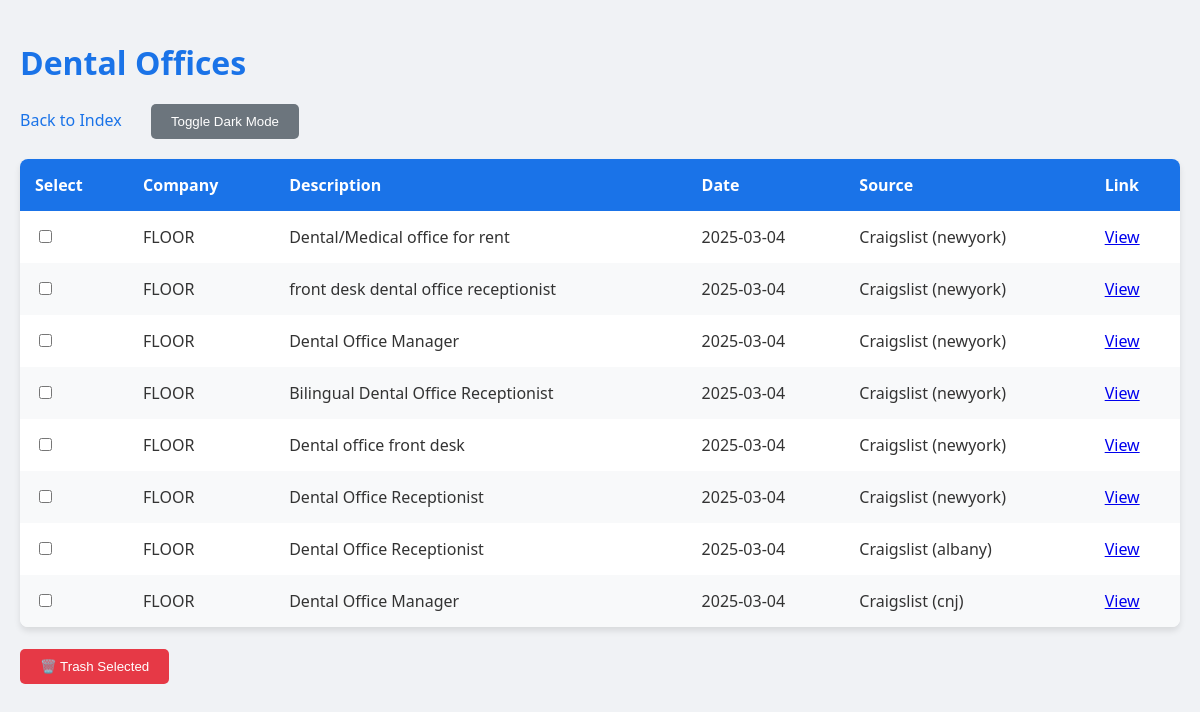
The app's page /dental-offices with its own data.
### tables this page shows
CREATE TABLE dental_offices (
            signal_id INTEGER PRIMARY KEY,
            company_id INTEGER,
            signal_type TEXT,
            description TEXT,
            date TEXT,
            url TEXT,
            source TEXT,
            contacted INTEGER DEFAULT 0,
            FOREIGN KEY (company_id) REFERENCES companies(company_id)
        );

### app.py (the view)
@app.route('/dental-offices')
def dental_offices_dashboard():
    conn = sqlite3.connect('data/abm_tool.db')
    c = conn.cursor()
    c.execute("SELECT DISTINCT i.signal_id, c.name, i.description, i.date, i.url, i.source, i.contacted FROM dental_offices i JOIN companies c ON i.company_id = c.company_id ORDER BY i.date DESC")
    signals = c.fetchall()
    conn.close()
    print(f"Dental offices fetched: {len(signals)}")  # Debug
    return render_template('dashboard.html', signals=signals, signal_type='DentalOffices', title='Dental Offices')

### templates/dashboard.html (shortened to what this page needs)
<!DOCTYPE html>
<html lang="en">
  <head>
  </head>
  <body>
    <div class="container">
      <h1>{{ title }}</h1>
      <div class="nav">
        <a href="/">Back to Index</a>
        <button class="btn dark-mode-toggle" onclick="toggleDarkMode()">
          Toggle Dark Mode
        </button>
      </div>
      <form method="POST" action="/delete">
        <table>
          <thead>
            <tr>
              <th>Select</th>
              <th>Company</th>
              <th>Description</th>
              <th>Date</th>
              <th>
                {% if signal_type == 'Craigslist' %}City{% else %}Source{% endif
                %}
              </th>
              <th>Link</th>
            </tr>
          </thead>
          <tbody>
            {% for signal in signals %}
            <tr>
              <td>
                <input
                  type="checkbox"
                  name="signal_ids"
                  value="{{ signal[0] }}"
                />
              </td>
              <td>{{ signal[1] }}</td>
              <td class="description">{{ signal[2] }}</td>
              <td>{{ signal[3] }}</td>
              <td>{{ signal[5] }}</td>
              <td><a href="{{ signal[4] }}" target="_blank">View</a></td>
            </tr>
            {% endfor %}
          </tbody>
        </table>
        <br />
        <button type="submit" class="btn trash-btn">🗑️ Trash Selected</button>
      </form>
    </div>
  </body>
</html>

### templates/dashboard.html (style rules this page uses)
body { font-family: "Segoe UI", Tahoma, Geneva, Verdana, sans-serif; background: #f0f2f5; color: #333; margin: 0; padding: 20px; transition: background 0.3s, color 0.3s; }
.container { max-width: 1200px; margin: 0 auto; }
h1 { font-size: 2em; margin-bottom: 20px; color: #1a73e8; }
.nav { margin-bottom: 20px; }
.nav a { color: #1a73e8; text-decoration: none; font-weight: 500; margin-right: 15px; }
table { width: 100%; border-collapse: collapse; background: white; box-shadow: 0 4px 6px rgba(0, 0, 0, 0.1); border-radius: 8px; overflow: hidden; }
th, td { padding: 15px; text-align: left; }
th { background: #1a73e8; color: white; font-weight: 600; }
tr:nth-child(even) { background: #f8f9fa; }
.description { max-width: 500px; word-wrap: break-word; }
.btn { padding: 10px 20px; border: none; border-radius: 5px; cursor: pointer; font-weight: 500; transition: background 0.2s; }
.trash-btn { background: #e63946; color: white; }
.dark-mode-toggle { background: #6c757d; color: white; margin-left: 10px; }

### records on screen
dental_offices: signal "FLOOR", description "Dental/Medical office for rent", date "2025-03-04", source "Craigslist (newyork)"
dental_offices: signal "FLOOR", description "front desk dental office receptionist", date "2025-03-04", source "Craigslist (newyork)"
dental_offices: signal "FLOOR", description "Dental Office Manager", date "2025-03-04", source "Craigslist (newyork)"
dental_offices: signal "FLOOR", description "Bilingual Dental Office Receptionist", date "2025-03-04", source "Craigslist (newyork)"
dental_offices: signal "FLOOR", description "Dental office front desk", date "2025-03-04", source "Craigslist (newyork)"
dental_offices: signal "FLOOR", description "Dental Office Receptionist", date "2025-03-04", source "Craigslist (newyork)"
dental_offices: signal "FLOOR", description "Dental Office Receptionist", date "2025-03-04", source "Craigslist (albany)"
dental_offices: signal "FLOOR", description "Dental Office Manager", date "2025-03-04", source "Craigslist (cnj)"

### other values on screen
{{ title }} "Dental Offices"
